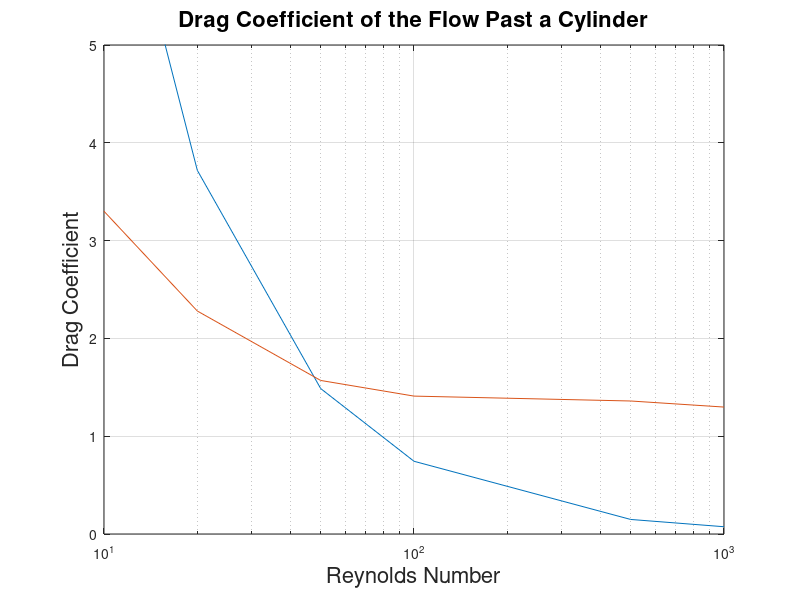

MATLAB code to generate this figure:
clear;
x=[10 20 50 100 500 1000];
y=[7.437 3.7185 1.4872 .7437 .14874 0.07437];
y2=[3.3 2.28 1.57 1.41 1.36 1.298];
semilogx(x,y,x,y2);
axis([10 1e3 0 5]);
grid;
xlabel('Reynolds Number','FontSize',16);
ylabel('Drag Coefficient','FontSize',16);
title('Drag Coefficient of the Flow Past a Cylinder','FontSize',16)